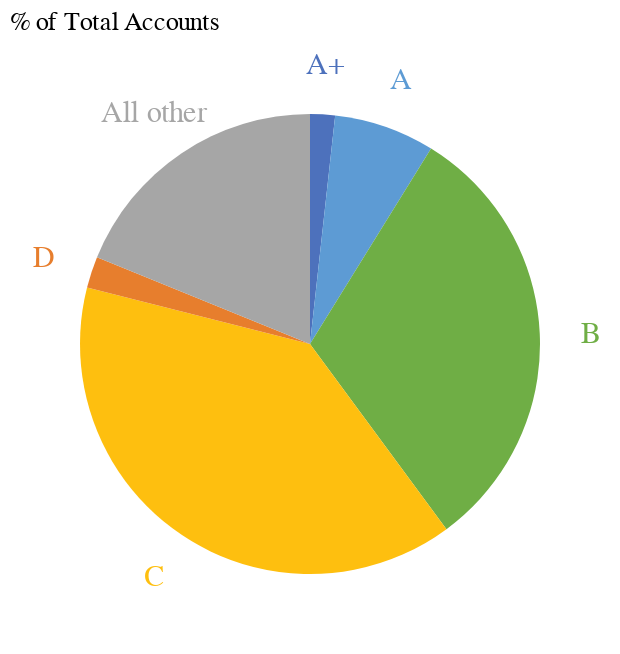

Source (notebook cell):
### Markdown cell above
Not informing the data type for the field `order` makes it so Altair rearranges the `Tiers` alphabetically instead of using the order provided by dataframe. We can fix this by identifying `Tier` as Ordered (O).

### Code cell
## % of Accounts Pie Chart

base = alt.Chart(
    table_charts, 
    title = alt.Title(r"% of Total Accounts", anchor = 'start', fontWeight = 'normal')
).encode(
    theta = alt.Theta("% Accounts:Q", stack = True),
    color = alt.Color('Tier',
                      scale = alt.Scale(
                          range = ['#4d71bc', '#5d9bd4', '#6fae45', '#febf0f', '#e77e2d', '#a6a6a6']
                        ), # Setting custom colors for each sector of the pie chart
                      sort = None, # So that the colors don't follow the alphabetic order
                      legend = None
                      ),
    order = alt.Order(field = 'Tier:O'))


pie = base.mark_arc(outerRadius = 115)
text = base.mark_text(radius = 140, size = 15).encode(text = alt.Text("Tier"))


acc_pie = pie + text
acc_pie

### Figure 1 — Vega-Lite specification as saved in the notebook (floating-point values rounded to 4 significant figures)
{"config": {"view": {"continuousWidth": 300, "continuousHeight": 300}}, "layer": [{"mark": {"type": "arc", "outerRadius": 115}, "encoding": {"color": {"field": "Tier", "legend": null, "scale": {"range": ["#4d71bc", "#5d9bd4", "#6fae45", "#febf0f", "#e77e2d", "#a6a6a6"]}, "sort": null, "type": "nominal"}, "order": {"field": "Tier:O"}, "theta": {"field": "% Accounts", "stack": true, "type": "quantitative"}}, "title": {"text": "% of Total Accounts", "anchor": "start", "fontWeight": "normal"}}, {"mark": {"type": "text", "radius": 140, "size": 15}, "encoding": {"color": {"field": "Tier", "legend": null, "scale": {"range": ["#4d71bc", "#5d9bd4", "#6fae45", "#febf0f", "#e77e2d", "#a6a6a6"]}, "sort": null, "type": "nominal"}, "order": {"field": "Tier:O"}, "text": {"field": "Tier", "type": "nominal"}, "theta": {"field": "% Accounts", "stack": true, "type": "quantitative"}}, "title": {"text": "% of Total Accounts", "anchor": "start", "fontWeight": "normal"}}], "data": {"name": "data-35f9124c4b8dd7e8e6a83d69924ed8ee"}, "$schema": "https://vega.github.io/schema/vega-lite/v5.8.0.json", "datasets": {"data-35f9124c4b8dd7e8e6a83d69924ed8ee": [{"Tier": "A+", "# of Accounts": 19.0, "% Accounts": 1.746, "Revenue ($M)": 3.927, "% Revenue": 21.0}, {"Tier": "A", "# of Accounts": 77.0, "% Accounts": 7.077, "Revenue ($M)": 4.675, "% Revenue": 25.0}, {"Tier": "B", "# of Accounts": 338.0, "% Accounts": 31.07, "Revenue ($M)": 5.984, "% Revenue": 32.0}, {"Tier": "C", "# of Accounts": 425.0, "% Accounts": 39.06, "Revenue ($M)": 2.805, "% Revenue": 15.0}, {"Tier": "D", "# of Accounts": 24.0, "% Accounts": 2.206, "Revenue ($M)": 0.374, "% Revenue": 2.0}, {"Tier": "All other", "# of Accounts": 205.0, "% Accounts": 18.84, "Revenue ($M)": 0.935, "% Revenue": 5.0}]}}
